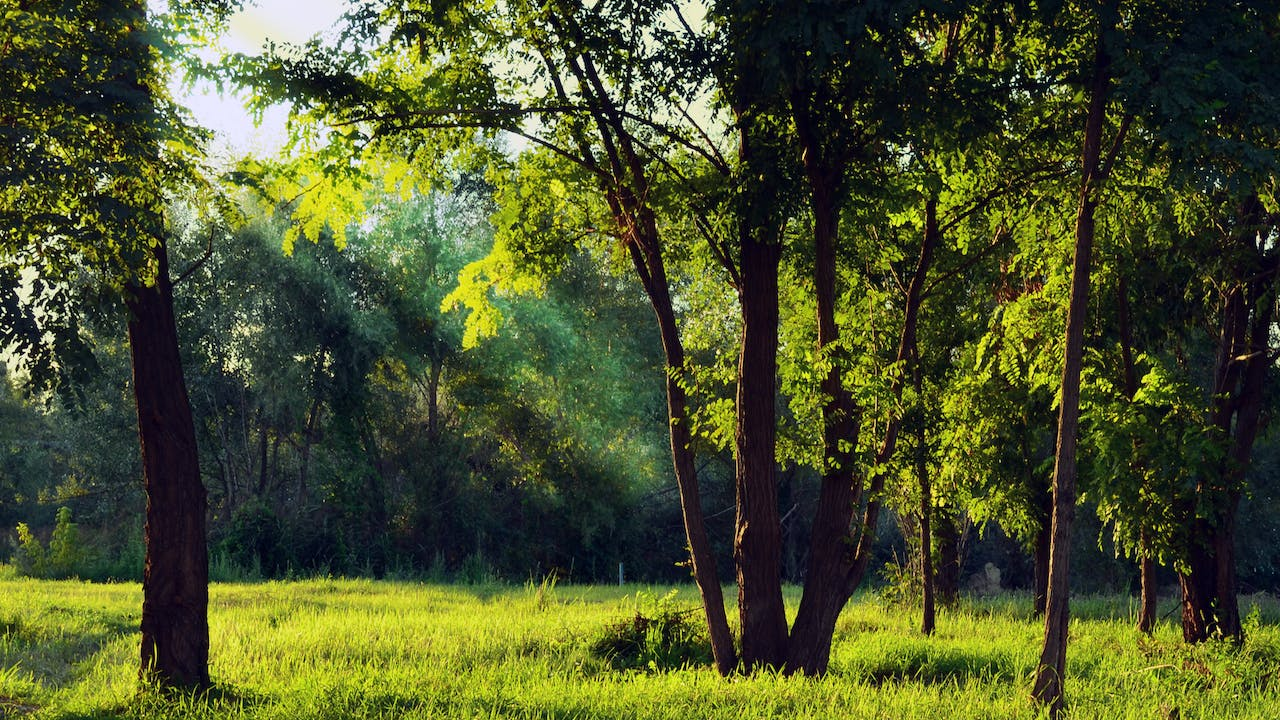
#> input picture trabalhoFinal/pictures/1.png, 1280 x 720 px
$ python main.py
#> lines starting #> are read from the running program, lines starting #| are printed output that depends on the picture
import cv2
import os
from datetime import datetime
import numpy as np
from multiprocessing import Process
import csv


# Gera um .csv por imagem dentro da pasta do experimento atual
def salvar_resultados_csv(nome_arquivo, k, info_original, info_gerada):
    with open(nome_arquivo.replace(".png", ".csv"), "a", newline="") as csvfile:
        colunas = [
            "K",
            "Resolucao original",
            "Resolucao gerada",
            "Tamanho KB Original",
            "Tamanho KB Gerado",
            "Cores unicas originais",
            "Cores unicas geradas",
        ]
        writer = csv.DictWriter(csvfile, fieldnames=colunas)

        # Se o arquivo não existir, escreva os cabeçalhos
        if csvfile.tell() == 0:
            writer.writeheader()

        # Escreve a linha de dados
        writer.writerow(
            {
                "K": k,
                "Resolucao original": str(info_original[0][0])
                + "x"
                + str(info_original[0][1]),
                "Resolucao gerada": str(info_gerada[0][0])
                + "x"
                + str(info_gerada[0][1]),
                "Tamanho KB Original": info_original[1],
                "Tamanho KB Gerado": info_gerada[1],
                "Cores unicas originais": info_original[2],
                "Cores unicas geradas": info_gerada[2],
            }
        )


# Obtem informações da imagem: Tupla de resolução, Tamanho da imagem em kb, Cores unicas
def obter_informacoes_imagem(imagem, imagem_path):
    # Obtém resolução, tamanho em KB e quantidade de cores únicas
    resolucao = imagem.shape[:2]
    # Obtém o tamanho real dos dados codificados
    tamanho_kb = os.stat(imagem_path).st_size / 1024.0
    # Obtem as cores unicas
    cores_unicas = len(set(tuple(pixel) for linha in imagem for pixel in linha))
    return resolucao, tamanho_kb, cores_unicas


# Aplica o K-means e salva no .csv
def aplicar_kmeans_e_salvar(imagem, k_values, pasta_saida, nome_original, imagem_path):
    def processar(k):
        # Aplicar o algoritmo K-Means
        pixels = imagem.reshape((-1, 3))
        kmeans = cv2.kmeans(
            pixels.astype(np.float32),
            k,
            None,
            criteria=(cv2.TERM_CRITERIA_EPS + cv2.TERM_CRITERIA_MAX_ITER, 100, 0.2),
            attempts=10,
            flags=cv2.KMEANS_RANDOM_CENTERS,
        )
        centroides = np.uint8(kmeans[2])

        # Criar imagem a partir dos centroides
        imagem_segmentada = centroides[kmeans[1].flatten()].reshape(imagem.shape)

        # Obter informações sobre as imagens original e gerada
        info_original = obter_informacoes_imagem(imagem, imagem_path)

        # Salvar imagens
        nome_arquivo = f'resultado_k{k}_{"x".join(map(str, info_original[0]))}.jpg'
        cv2.imwrite(
            os.path.join(pasta_saida, nome_arquivo),
            cv2.cvtColor(imagem_segmentada, cv2.COLOR_RGB2BGR),
        )

        # Obter informações sobre as imagens original e gerada
        info_gerada = obter_informacoes_imagem(
            imagem_segmentada, pasta_saida + "/" + nome_arquivo
        )

        # Imprimir informações
        print(f"{nome_original}: K = {k}: {info_original} -> {info_gerada}")
        salvar_resultados_csv(
            pasta_saida + nome_original[1:], k, info_original, info_gerada
        )

    # Cria um processo para cada k na mesma imagem
    process = []
    for k in k_values:
        proc = Process(target=processar, args=(k,))
        process.append(proc)
        proc.start()

    # Completar processos
    for proc in process:
        proc.join()


# Criar um novo diretório
def makedirs(dir: str):
    if not os.path.exists(dir):
        os.makedirs(dir)
    return dir


if __name__ == "__main__":
    # Lista de caminhos das imagens originais
    imagens = [
        "pictures/1.png",
        "pictures/2.png",
        "pictures/3.png",
        "pictures/4.png",
        "pictures/5.png",
        "pictures/6.png",
    ]

    # Valores de k
    valores_k = [3, 4, 5, 6, 7, 8, 10]

    # Pasta de saída para os resultados
    pasta_saida = makedirs("resultados_kmeans_" + str(datetime.now()))

    procs = []
    for imagem_path in imagens:
        # Ler a imagem original
        imagem_original = cv2.imread(imagem_path)
#> imagem_original is the input picture: shape (720, 1280, 3); mean B, G, R 44.2, 83.3, 75.4
        imagem_original = cv2.cvtColor(imagem_original, cv2.COLOR_BGR2RGB)

        nome_original = os.path.basename(imagem_path)

        pasta_local = makedirs(
            pasta_saida + "/" + imagem_path.split("/")[1].split(".")[0]
        )

        # Aplicar K-Means e salvar imagens
        # Cria um processo para cada imagem
        proc = Process(
            target=aplicar_kmeans_e_salvar,
            args=(imagem_original, valores_k, pasta_local, nome_original, imagem_path),
        )
        procs.append(proc)
        proc.start()
#> the loop in aplicar_kmeans_e_salvar, `for k in k_values:` made 1 pass
#> pass 1, in processar, `cv2.imwrite( os.path.join(pasta_saida, nome_arquivo), cv2.cvtColor(ima..`:
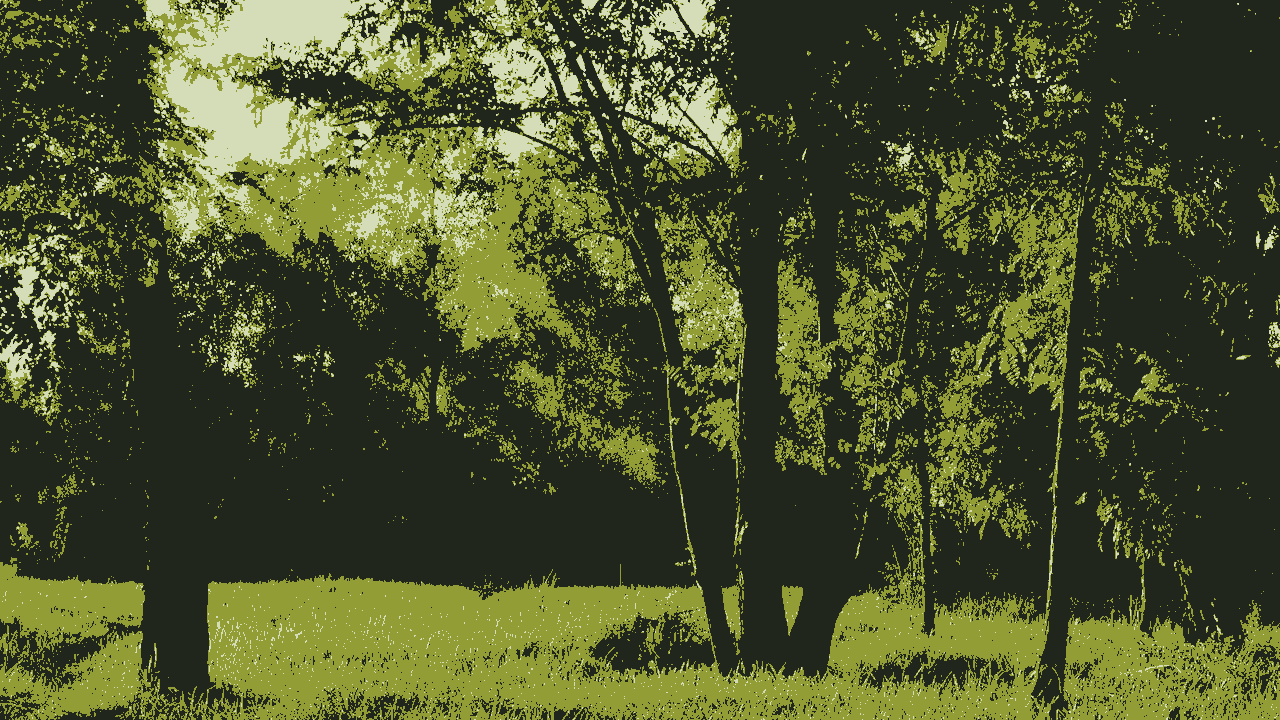
#> saved as resultado_k3_720x1280.jpg: shape (720, 1280, 3); mean B, G, R 44, 82.8, 75.3
#> (the run stopped early here; a loop or call above may not have finished)
